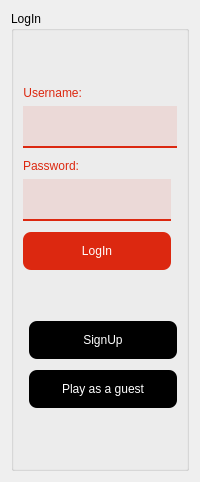
      <widget class="QWidget" name="LogIn_Page">
       <layout class="QVBoxLayout" name="verticalLayout_4">
        <item>
         <widget class="QGroupBox" name="groupBox">
          <property name="title">
           <string>LogIn</string>
          </property>
          <layout class="QFormLayout" name="formLayout">
           <item row="1" column="0" colspan="2">
            <layout class="QGridLayout" name="gridLayout_2">
             <item row="4" column="0">
              <widget class="QPushButton" name="pushButton_LogIn">
               <property name="styleSheet">
                <string notr="true">color: rgb(255, 255, 255);
background-color: rgb(220, 40, 16);
border: none;
font: 12pt &quot;My Puma&quot;;
padding: 12px 15px;
border-radius: 8px;
margin-bottom: 5px;
cursor: pointer</string>
               </property>
               <property name="text">
                <string>LogIn</string>
               </property>
              </widget>
             </item>
             <item row="0" column="0" alignment="Qt::AlignLeft">
              <widget class="QLabel" name="label_Username">
               <property name="styleSheet">
                <string notr="true">
font: 12pt &quot;My Puma&quot;;
color: rgb(220, 40, 16)</string>
               </property>
               <property name="text">
                <string>Username:  </string>
               </property>
               <property name="alignment">
                <set>Qt::AlignCenter</set>
               </property>
              </widget>
             </item>
             <item row="3" column="0">
              <widget class="QLineEdit" name="lineEdit_Password">
               <property name="styleSheet">
                <string notr="true">font: 12pt &quot;My Puma&quot;;
padding: 12px 15px;
border: none;
border-bottom: 2px solid rgb(220, 40, 16);
color: #fff;
background-color: rgba(220, 40, 16, 0.1);
margin-bottom: 5px</string>
               </property>
               <property name="echoMode">
                <enum>QLineEdit::Password</enum>
               </property>
              </widget>
             </item>
             <item row="2" column="0" alignment="Qt::AlignLeft">
              <widget class="QLabel" name="label_Password">
               <property name="styleSheet">
                <string notr="true">
font: 12pt &quot;My Puma&quot;;
color: rgb(220, 40, 16)</string>
               </property>
               <property name="text">
                <string>Password:   </string>
               </property>
               <property name="alignment">
                <set>Qt::AlignCenter</set>
               </property>
              </widget>
             </item>
             <item row="1" column="0" colspan="2">
              <widget class="QLineEdit" name="lineEdit_Username">
               <property name="styleSheet">
                <string notr="true">font: 12pt &quot;My Puma&quot;;
padding: 12px 15px;
border: none;
border-bottom: 2px solid rgb(220, 40, 16);
color: #fff;
background-color: rgba(220, 40, 16, 0.1);
margin-bottom: 5px</string>
               </property>
              </widget>
             </item>
             <item row="5" column="0">
              <spacer name="verticalSpacer_12">
               <property name="orientation">
                <enum>Qt::Vertical</enum>
               </property>
               <property name="sizeHint" stdset="0">
                <size>
                 <width>20</width>
                 <height>40</height>
                </size>
               </property>
              </spacer>
             </item>
            </layout>
           </item>
           <item row="2" column="1">
            <layout class="QGridLayout" name="gridLayout_6">
             <item row="0" column="0">
              <widget class="QPushButton" name="pushButton_SignUp">
               <property name="styleSheet">
                <string notr="true">color: rgb(255, 255, 255);
background-color: rgb(0, 0, 0);
border: none;
font: 12pt &quot;My Puma&quot;;
padding: 12px 15px;
border-radius: 8px;
margin-bottom: 5px;
cursor: pointer</string>
               </property>
               <property name="text">
                <string>SignUp</string>
               </property>
              </widget>
             </item>
             <item row="1" column="0">
              <widget class="QPushButton" name="Defaultb">
               <property name="styleSheet">
                <string notr="true">color: rgb(255, 255, 255);
background-color: rgb(0, 0, 0);
border: none;
font: 12pt &quot;My Puma&quot;;
padding: 12px 15px;
border-radius: 8px;
margin-bottom: 5px;
cursor: pointer</string>
               </property>
               <property name="text">
                <string>Play as a guest</string>
               </property>
              </widget>
             </item>
            </layout>
           </item>
           <item row="4" column="1">
            <spacer name="verticalSpacer_11">
             <property name="orientation">
              <enum>Qt::Vertical</enum>
             </property>
             <property name="sizeHint" stdset="0">
              <size>
               <width>20</width>
               <height>40</height>
              </size>
             </property>
            </spacer>
           </item>
           <item row="0" column="1">
            <spacer name="verticalSpacer_10">
             <property name="orientation">
              <enum>Qt::Vertical</enum>
             </property>
             <property name="sizeHint" stdset="0">
              <size>
               <width>20</width>
               <height>40</height>
              </size>
             </property>
            </spacer>
           </item>
          </layout>
         </widget>
        </item>
       </layout>
      </widget>
